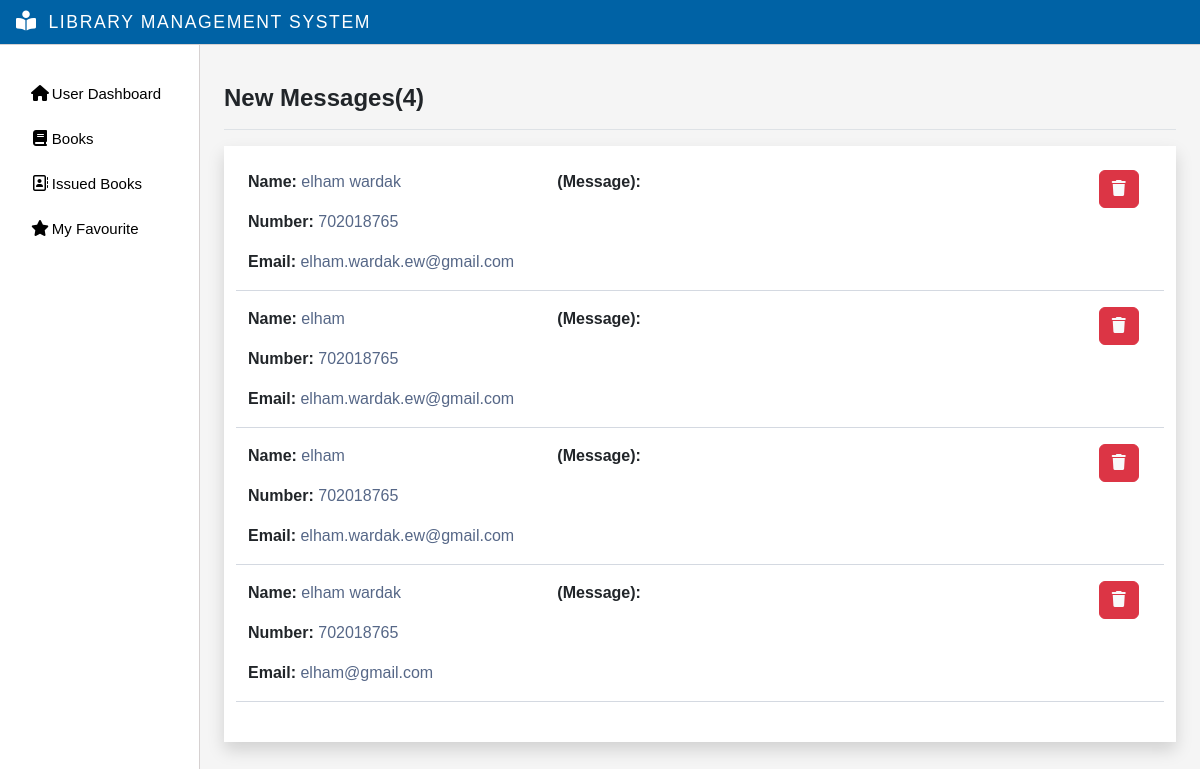
The page /message/ on the database as committed earlier.
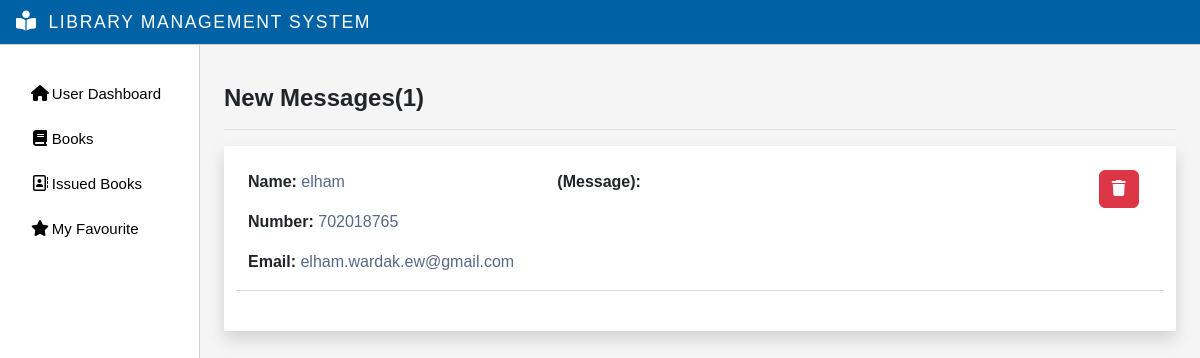
The same page on the database as committed later.
### myapp/models.py (models this page shows)
class ContactUs(models.Model):
    full_name = models.CharField(max_length=30)
    phone_number = models.IntegerField()
    email = models.EmailField(max_length=50)
    message = models.TextField()
    is_read = models.BooleanField(default=False, null=True)
    class meta:
        ordering = ['is_read']

### myapp/views.py (the view)
# urls.py: path('message/',views.Message,name="message"),
def Message(request):
    contact_us_list = ContactUs.objects.all()
    unreadCount = contact_us_list.filter(is_read=False).count()
    context = {'contact_us_list':contact_us_list, 'unreadCount':unreadCount}
    return render(request,'message.html',context)

### myapp/templates/message.html (shortened to what this page needs)
{% extends 'main.html' %}
{% block title %}New Messages({{unreadCount}}){% endblock title %}
{% block content %}
<div class="p-4 shadow bg-white">
    {% for message in contact_us_list %}
    <div class="row">
        <div class="col-md-4">
            <p><span class="text-dark fw-bold">Name: </span>{{message.full_name}}</p>
            <p><span class="text-dark fw-bold">Number: </span>{{message.phone_number}}</p>
            <p><span class="text-dark fw-bold">Email: </span>{{message.email}}</p>
        </div>
        <div class="col-md-7">
            {% if message.is_read == False %}
            <a href="{% url 'viewmessage' message.id %}" class="text-dark fw-bold " style="text-decoration: none;">(Message): </a>
            {% else %}
            <a href="{% url 'viewmessage' message.id %}" class="text-secondary" style="text-decoration: none;" >(Message): </a>
            {% endif %}
        </div>
        <div class="col-md-1 mb-2">
            <a href="{% url 'delete-message' message.id %}" class="btn btn-danger" onclick="return confirm('Do you really want to delete this message?') ;">
                <i class="fa-solid fa-trash text-light "></i>
            </a>
        </div>
        <hr>
    </div>
   {% endfor %}
</div>
{% endblock %}

Rows that differ between the two databases and show on the page:
removed ContactUs: full_name "elham wardak", phone_number "702018765", email "elham.wardak.ew@gmail.com", shows "(Message):"
removed ContactUs: full_name "elham", phone_number "702018765", email "elham.wardak.ew@gmail.com", shows "(Message):"
removed ContactUs: full_name "elham wardak", phone_number "702018765", email "elham@gmail.com", shows "(Message):"
Other text that changed with them:
{{ unreadCount }}: "4" → "1"
